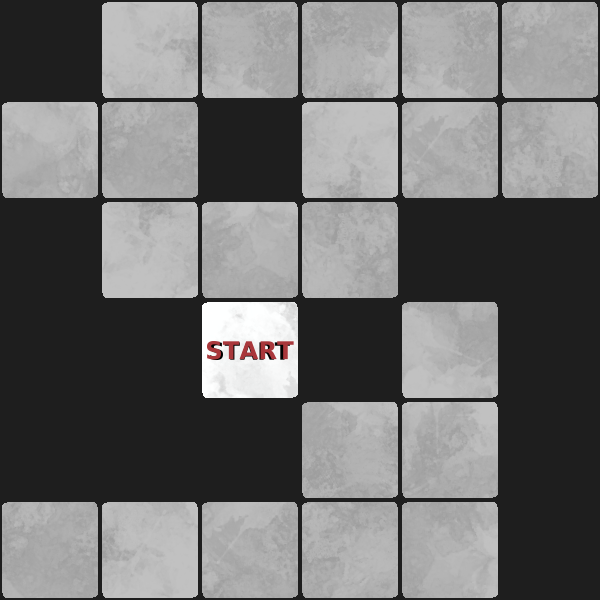

Tiled map render using the project's own tile images. Description and the whole map definition, tile-layer contents included, below:
An orthogonal 6x6 tile map with 100x100 px tiles, 1 tile layer (Pitorama) and 13 objects.

<map version="1.10" tiledversion="1.11.2" orientation="orthogonal" renderorder="left-up" width="6" height="6" tilewidth="100" tileheight="100" infinite="0" backgroundcolor="#1e1e1e" nextlayerid="4" nextobjectid="31">
 <tileset firstgid="1" source="../sprite_sheet.tsx" />
 <layer id="1" name="Pitorama" width="6" height="6">
  <properties>
   <property name="level" type="int" value="8" />
   <property name="minimumMoves" type="int" value="77" />
  </properties>
  <data encoding="csv">
0,50,45,34,45,56,
39,56,0,22,47,17,
0,44,40,30,0,0,
0,0,115,0,31,0,
0,0,0,23,26,0,
56,33,47,24,51,0
</data>
 </layer>
 <objectgroup id="2" name="Elements">
  <object id="30" template="../object-templates/Exit.tx" x="500" y="400" />
  <object id="1" template="../object-templates/Pit1.tx" gid="83" x="0" y="300" width="100" height="100" />
  <object id="2" template="../object-templates/Pit2.tx" x="0" y="100" />
  <object id="3" template="../object-templates/Pit3.tx" gid="105" x="0" y="400" width="100" height="100" />
  <object id="24" template="../object-templates/Pit4.tx" gid="104" x="0" y="500" width="100" height="100" />
  <object id="25" template="../object-templates/Pit5.tx" gid="83" x="500" y="500" width="100" height="100" rotation="0" />
  <object id="29" template="../object-templates/BottomlessPit.tx" gid="104" x="500" y="600" width="100" height="100" />
 </objectgroup>
 <objectgroup id="3" name="Entities">
  <object id="6" template="../object-templates/Box1.tx" gid="6" x="300" y="300" width="100" height="100" />
  <object id="11" template="../object-templates/Box2.tx" gid="7" x="400" y="100" width="100" height="100" />
  <object id="8" template="../object-templates/Box3.tx" gid="1" x="0" y="200" width="100" height="100" />
  <object id="18" template="../object-templates/Box4.tx" gid="12" x="500" y="200" width="100" height="100" />
  <object id="21" template="../object-templates/Box5.tx" x="400" y="400" />
  <object id="5" template="../object-templates/Player.tx" x="200" y="400" />
 </objectgroup>
</map>
